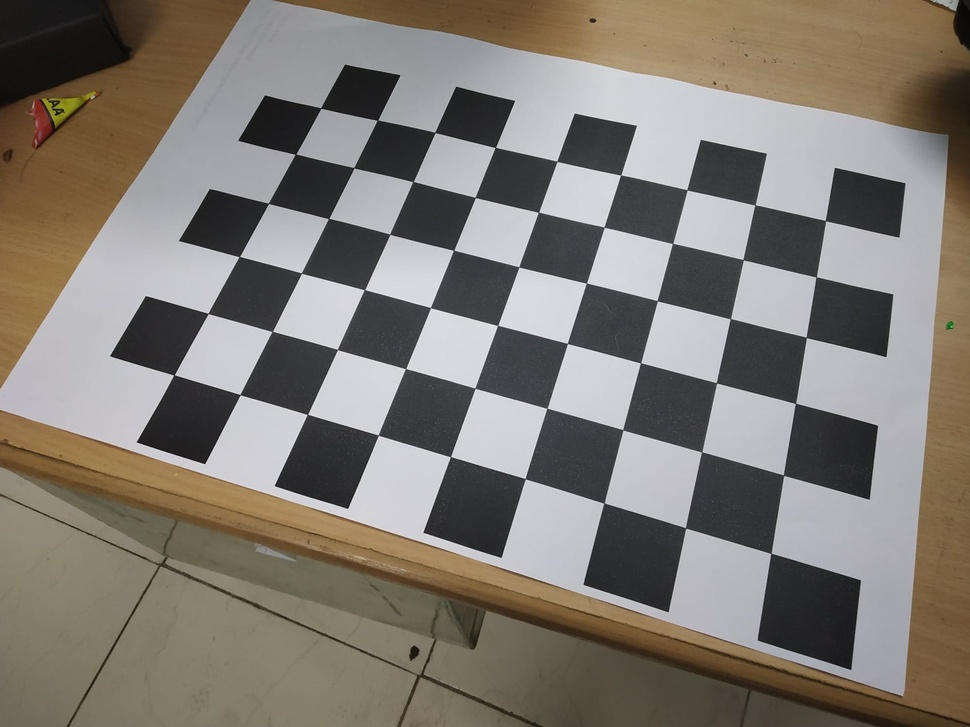
#> input picture CV/Assign1/phone_images_zhang/51024277_554399205036803_8947308869260935168_n.jpg, 970 x 727 px, shrunk from 2000 x 1500 before the run
$ python bit_plane.py ../../../CV/Assign1/phone_images_zhang/51024277_554399205036803_8947308869260935168_n.jpg
#> lines starting #> are read from the running program, lines starting #| are printed output that depends on the picture
#> further down, fg is the input picture: PIL image 970x727 RGB; mean R, G, B 129, 122.5, 114.9
import matplotlib.pyplot as plt
import numpy as np
import sys
from PIL import Image

def BitQuantizeImage(fg):

	# Get the dimensions of background image
	im = np.array(fg)

	fig = plt.figure()
	k = 128
	while k > 0:
		plt.imshow(255*(im//k))
		plt.axis('off')
		plt.show()
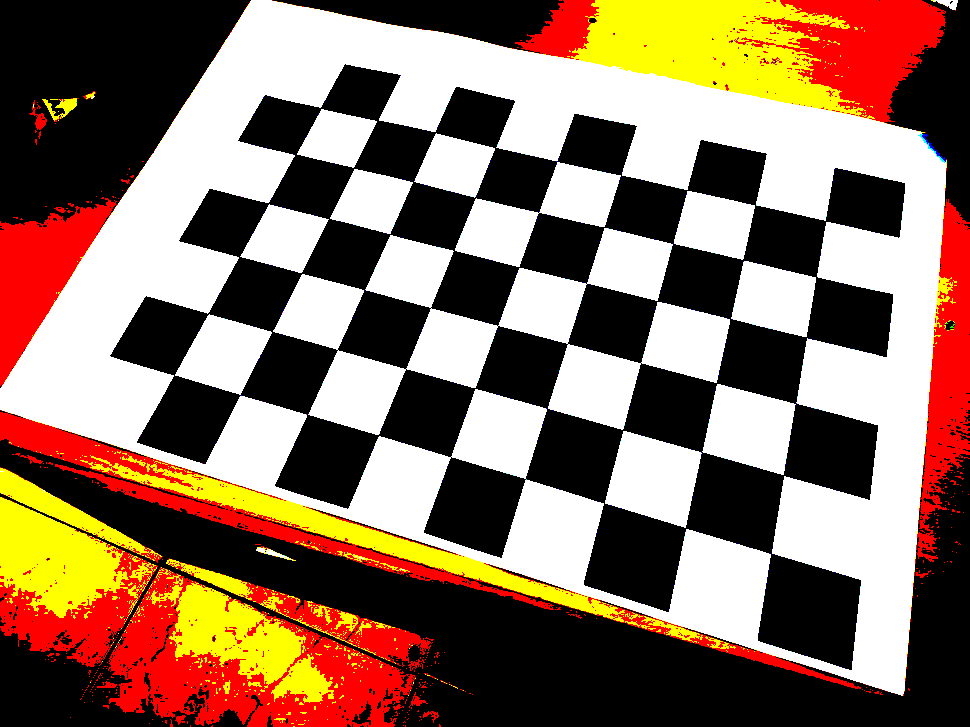
#> shown: shape (727, 970, 3); mean R, G, B 141.5, 113.7, 94.2
		im = im - k*(im//k)
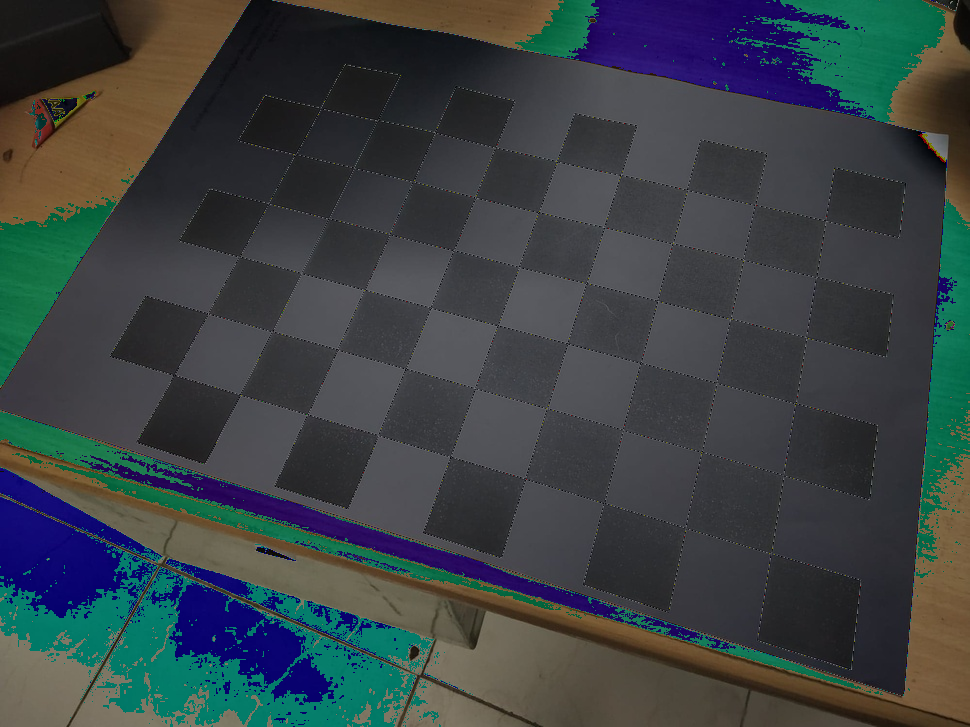
#> im: shape (727, 970, 3); mean R, G, B 57.9, 65.4, 67.7
		k = k//2


if __name__ == "__main__":

	# Get the input
	fgpath = sys.argv[1]
	fg = Image.open(fgpath)
	# Run the function

	BitQuantizeImage(fg)

$ run again, on CV/Assign1/phone_images_zhang/51141416_225570668393188_7251503975181058048_n.jpg
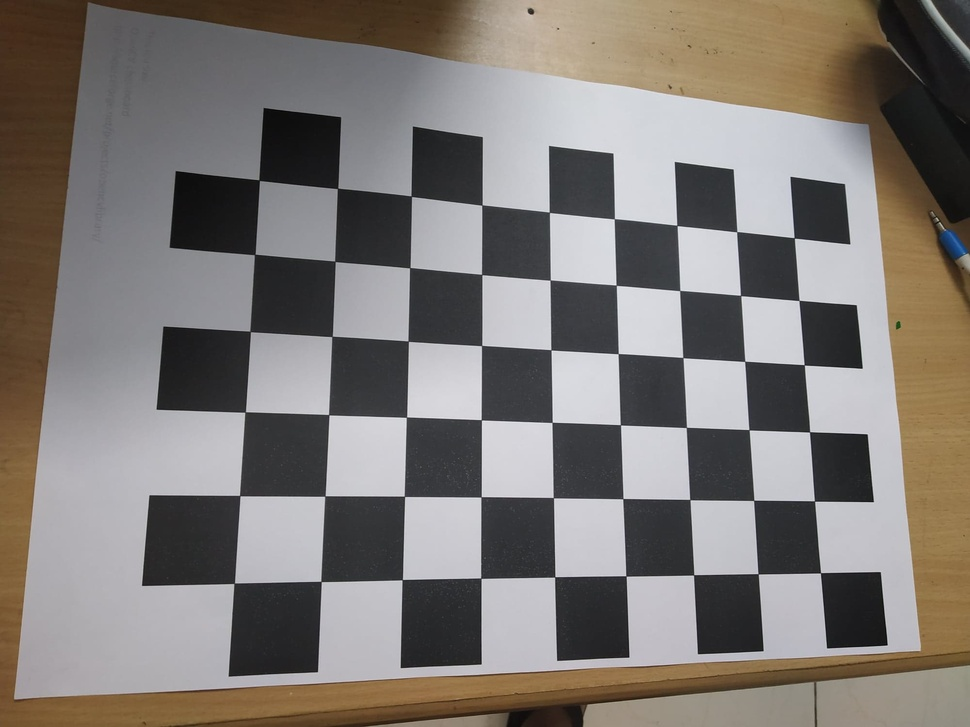
#> input picture CV/Assign1/phone_images_zhang/51141416_225570668393188_7251503975181058048_n.jpg, 970 x 727 px, shrunk from 2000 x 1500 before the run
#> fg is the input picture: PIL image 970x727 RGB; mean R, G, B 126.4, 120.9, 116.7
#> in BitQuantizeImage, `plt.show()`:
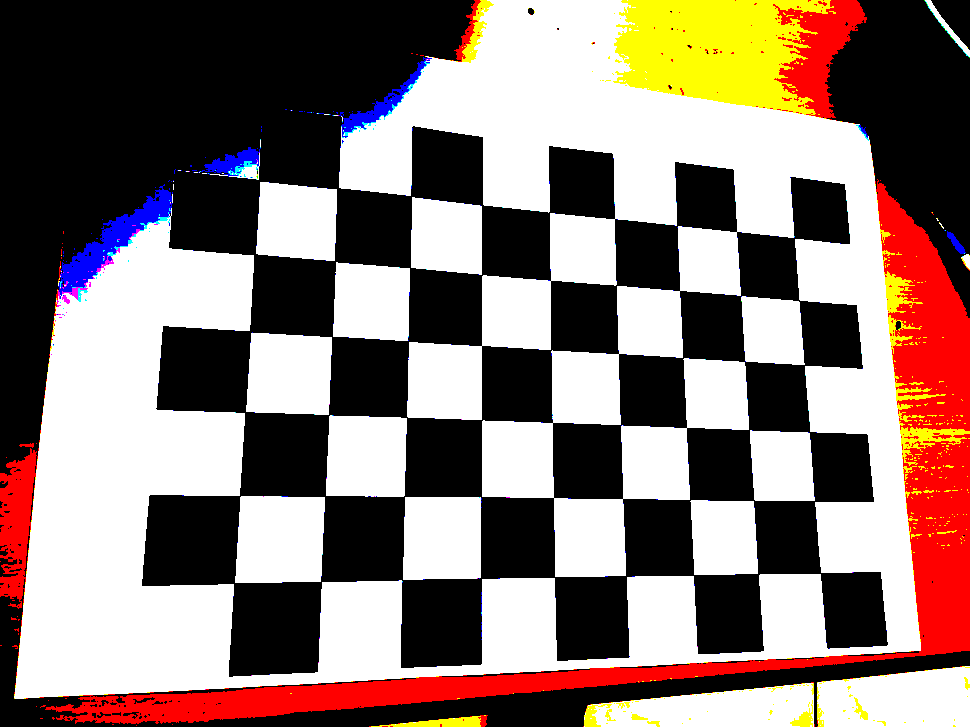
#> shown: shape (727, 970, 3); mean R, G, B 138, 119.7, 113.4
#> in BitQuantizeImage, `im = im - k*(im//k)`:
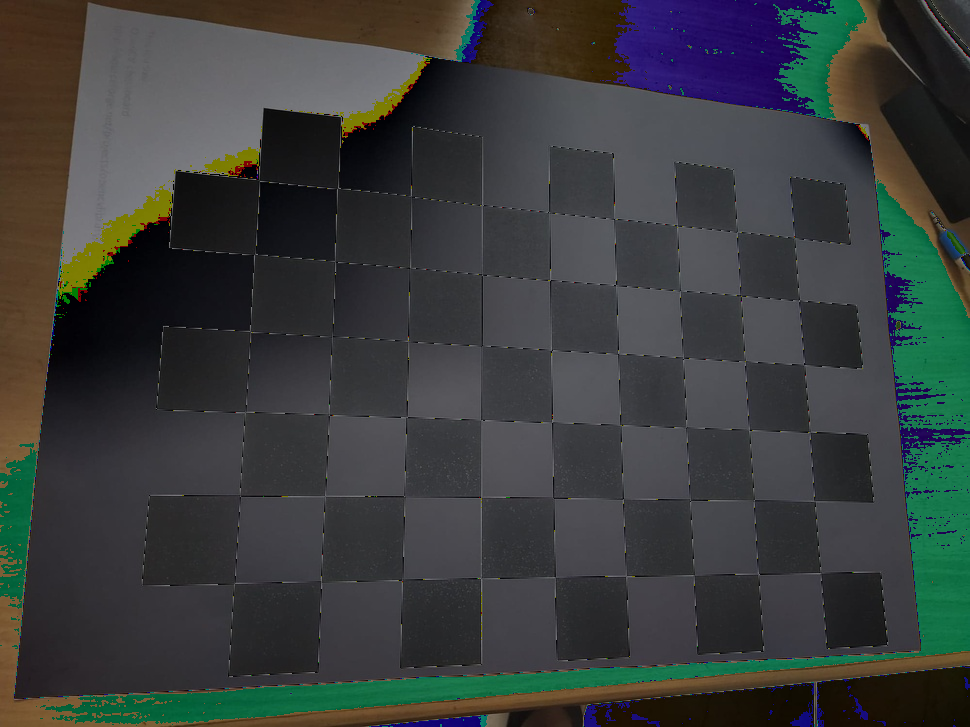
#> im: shape (727, 970, 3); mean R, G, B 57.2, 60.8, 59.8

$ run again, on CV/Assign1/phone_images_zhang/51145957_328299157787932_6370018115849289728_n.jpg
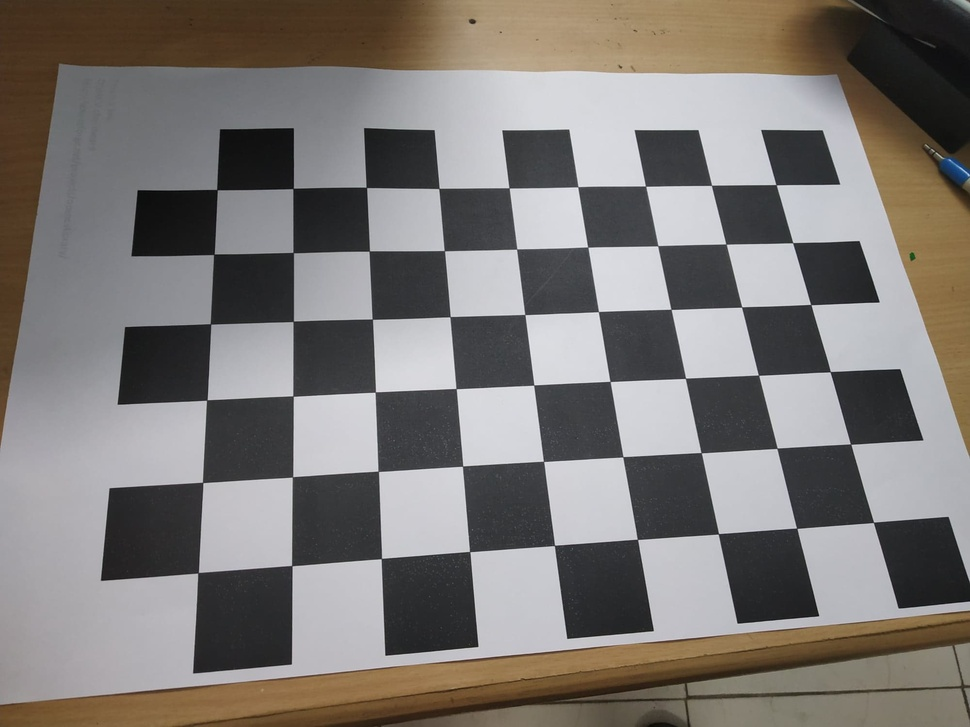
#> input picture CV/Assign1/phone_images_zhang/51145957_328299157787932_6370018115849289728_n.jpg, 970 x 727 px, shrunk from 2000 x 1500 before the run
#> fg is the input picture: PIL image 970x727 RGB; mean R, G, B 124.8, 120.4, 117.2
#> in BitQuantizeImage, `plt.show()`:
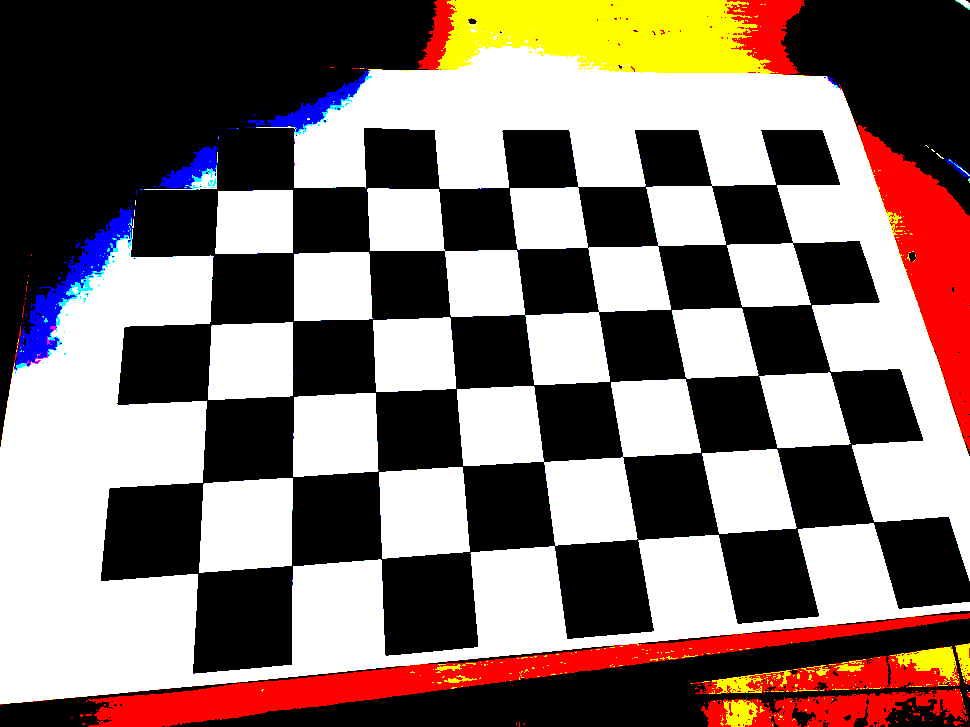
#> shown: shape (727, 970, 3); mean R, G, B 131.3, 114.8, 108.9
#> in BitQuantizeImage, `im = im - k*(im//k)`:
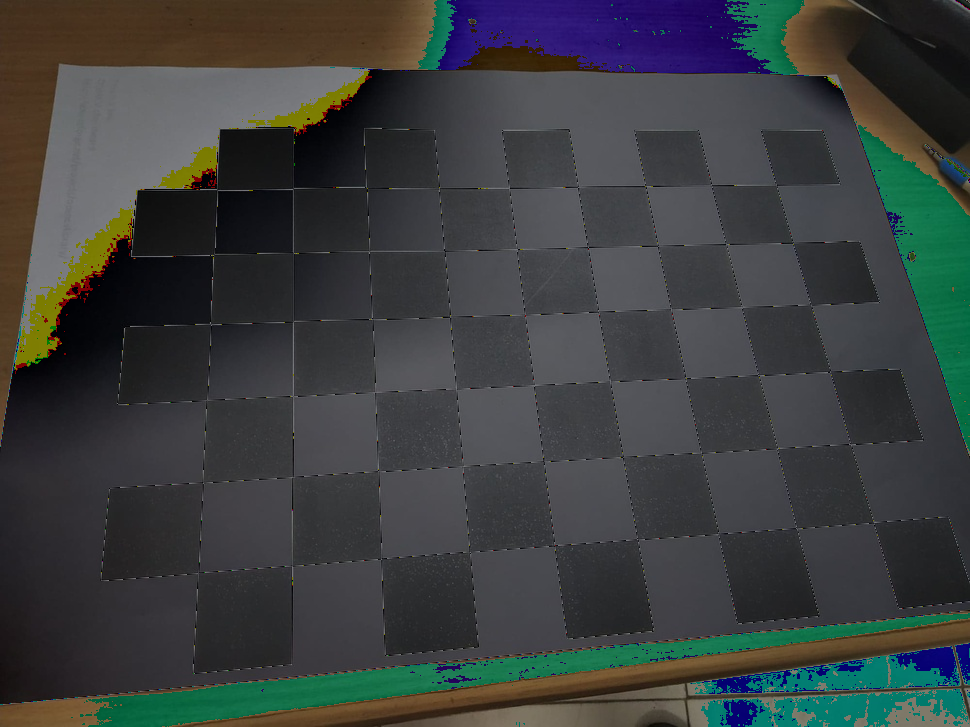
#> im: shape (727, 970, 3); mean R, G, B 58.9, 62.8, 62.5

$ run again, on CV/Assign1/phone_images_zhang/51392666_371744610292505_2948456647401406464_n.jpg
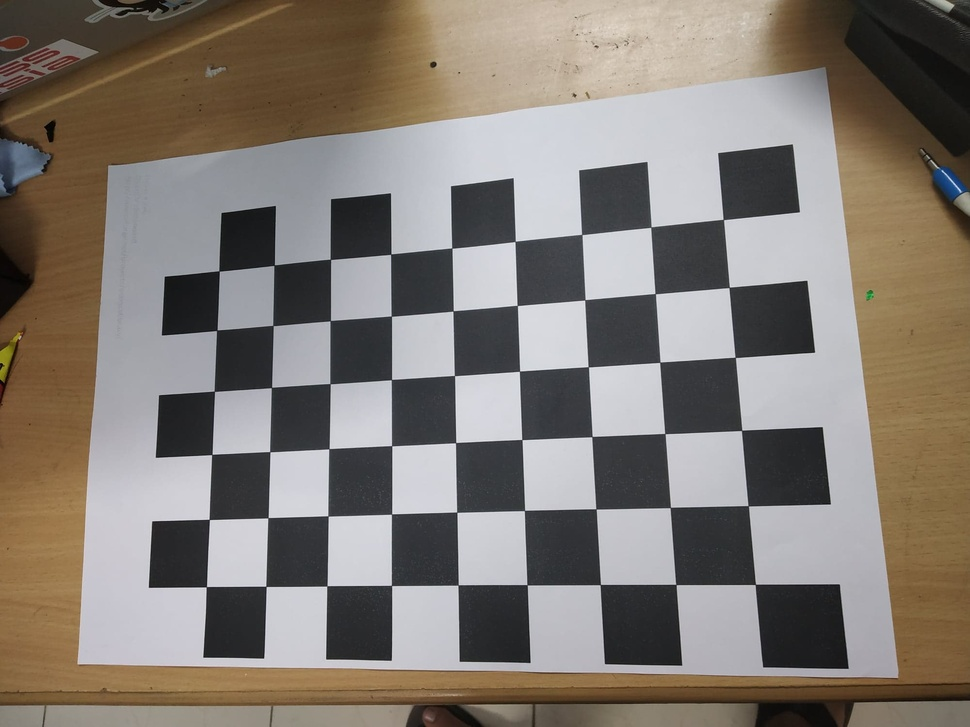
#> input picture CV/Assign1/phone_images_zhang/51392666_371744610292505_2948456647401406464_n.jpg, 970 x 727 px, shrunk from 2000 x 1500 before the run
#> fg is the input picture: PIL image 970x727 RGB; mean R, G, B 130.3, 122.6, 115.1
#> in BitQuantizeImage, `plt.show()`:
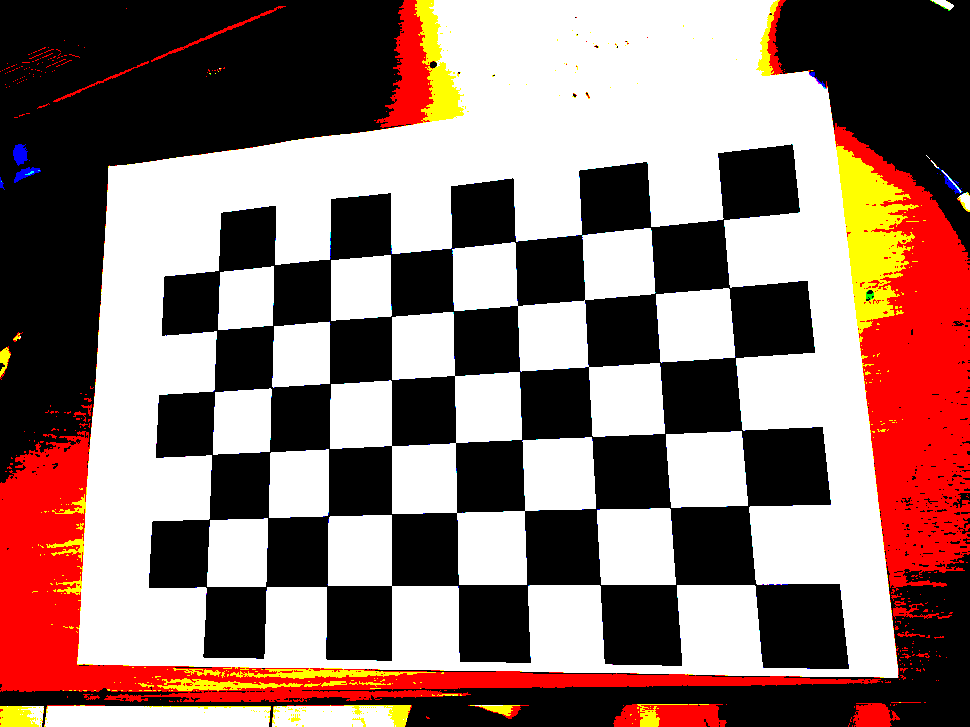
#> shown: shape (727, 970, 3); mean R, G, B 142.8, 115.9, 110.1
#> in BitQuantizeImage, `im = im - k*(im//k)`:
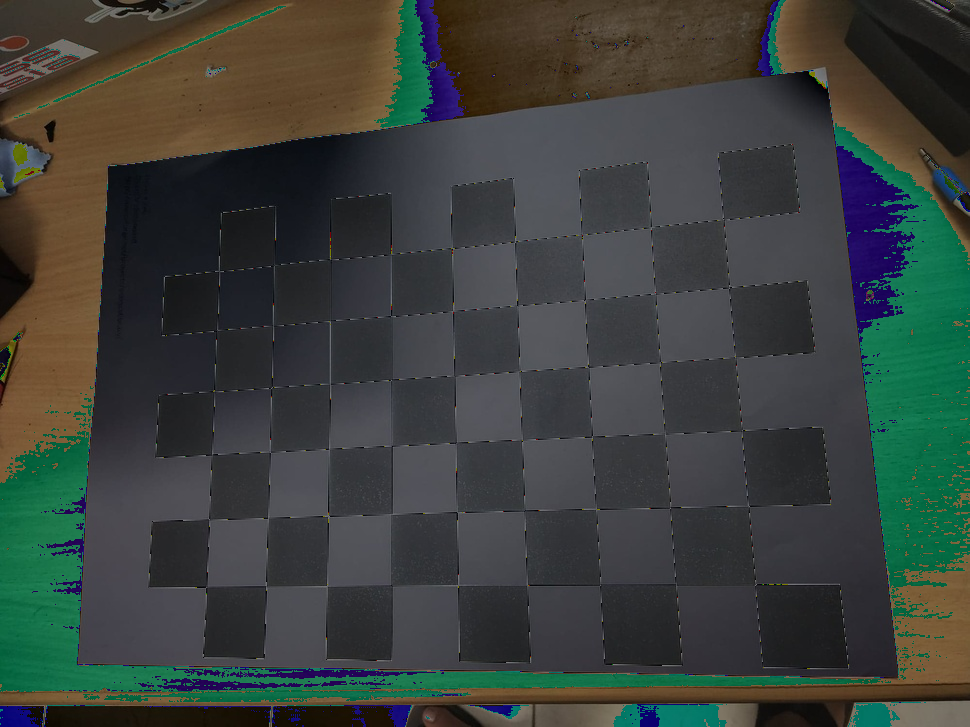
#> im: shape (727, 970, 3); mean R, G, B 58.6, 64.4, 59.8
